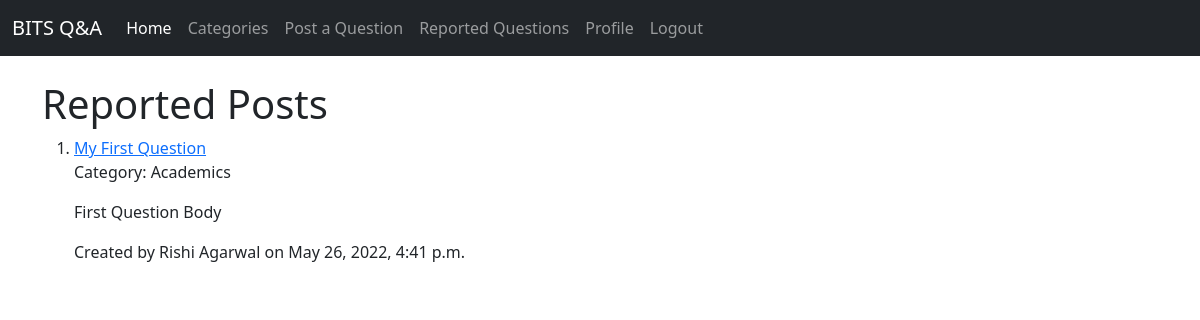
The app's page /report/list/ (signed in) with its own data.
### comms/models.py (models this page shows, shortened)
class Question(models.Model):
    title = models.CharField(max_length=255)
    author = models.ForeignKey(User, on_delete=models.CASCADE)
    body = RichTextField(blank=True, null=True)
    date_posted = models.DateTimeField(default=timezone.now)
    category = models.CharField(max_length=255, default='Others')
    year = models.CharField(max_length = 10, default='1st Year')
    report = models.BooleanField(default=False)
    avg_rating = models.DecimalField(default=0.00, decimal_places=2, max_digits=4)
    times_rated = models.IntegerField(default=0)

### comms/views.py (the view)
# urls.py: path('report/list/',ReportsView,name='reports'),
def ReportsView(request):
    current_user=request.user
    if current_user.is_authenticated:
        reports = Question.objects.filter(report=True)
        if current_user.is_superuser:
            context={
                'question': reports
            }
            return render(request, 'comms/reported.html', context)
        else:
            raise PermissionDenied
    else:
        return redirect('login')

### comms/templates/comms/reported.html
{% extends 'comms/base.html' %}
{% load socialaccount %}
{% block content %}
    <h1>Reported Posts</h1>
    <ol>
        {% for qn in question %}
        <li>
            <article class="media content-section">
                <div class="media-body">
                    <div class="article-metadata">
                        <a class="mr-2" href="{% url 'detail' qn.id %}">{{ qn.title }}</a>
                        <p> Category: {{ qn.category}}</p>
                    </div>
                    <p class="article-content">{{ qn.body|safe }}</p>
                    <p>Created by {{ qn.author.first_name }} {{ qn.author.last_name}} on {{ qn.date_posted}}</p>
                </div>
            </article>
        </li>
        {% endfor %}
    </ol>
{% endblock%}

### records on screen
Question: title "My First Question", category "Academics", body "First Question Body", author.first_name "Rishi", author.last_name "Agarwal", date_posted "May 26, 2022, 4:41 p.m."
